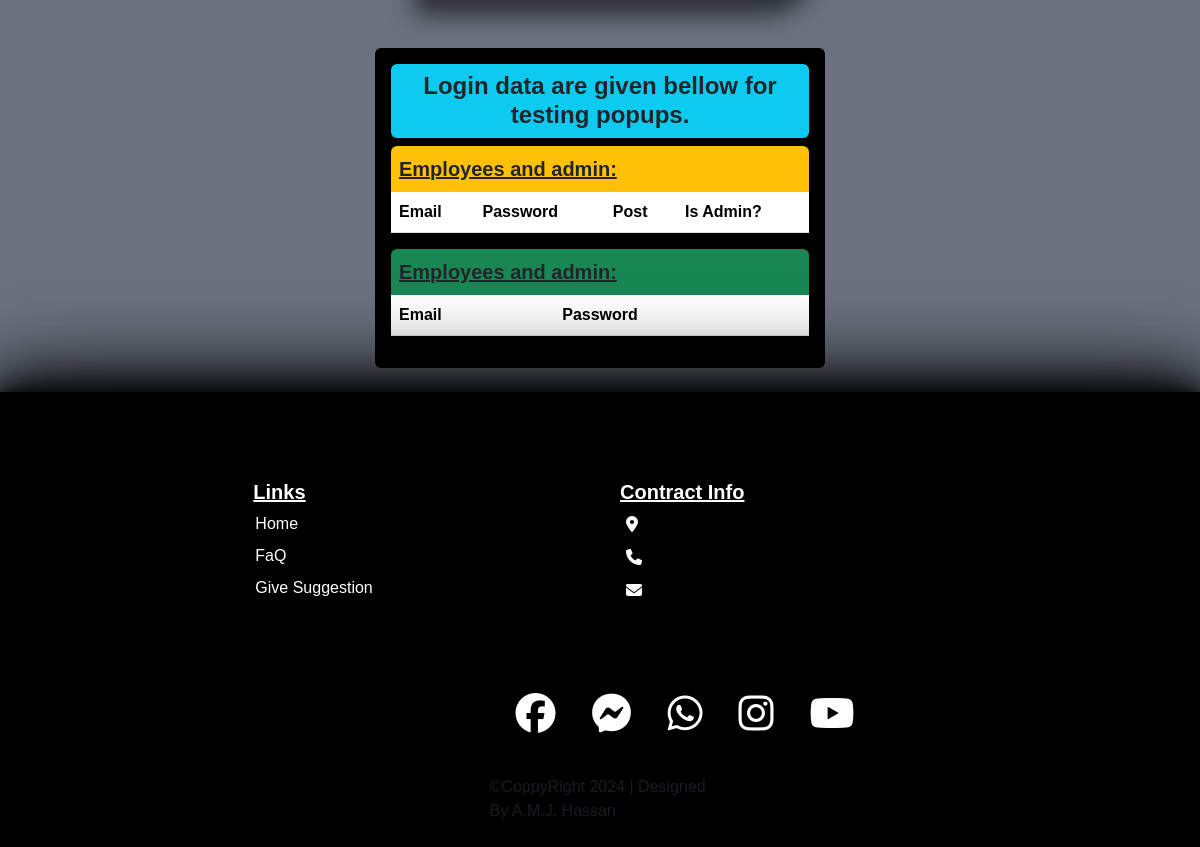
The app's page /login.php (lower part), older data.
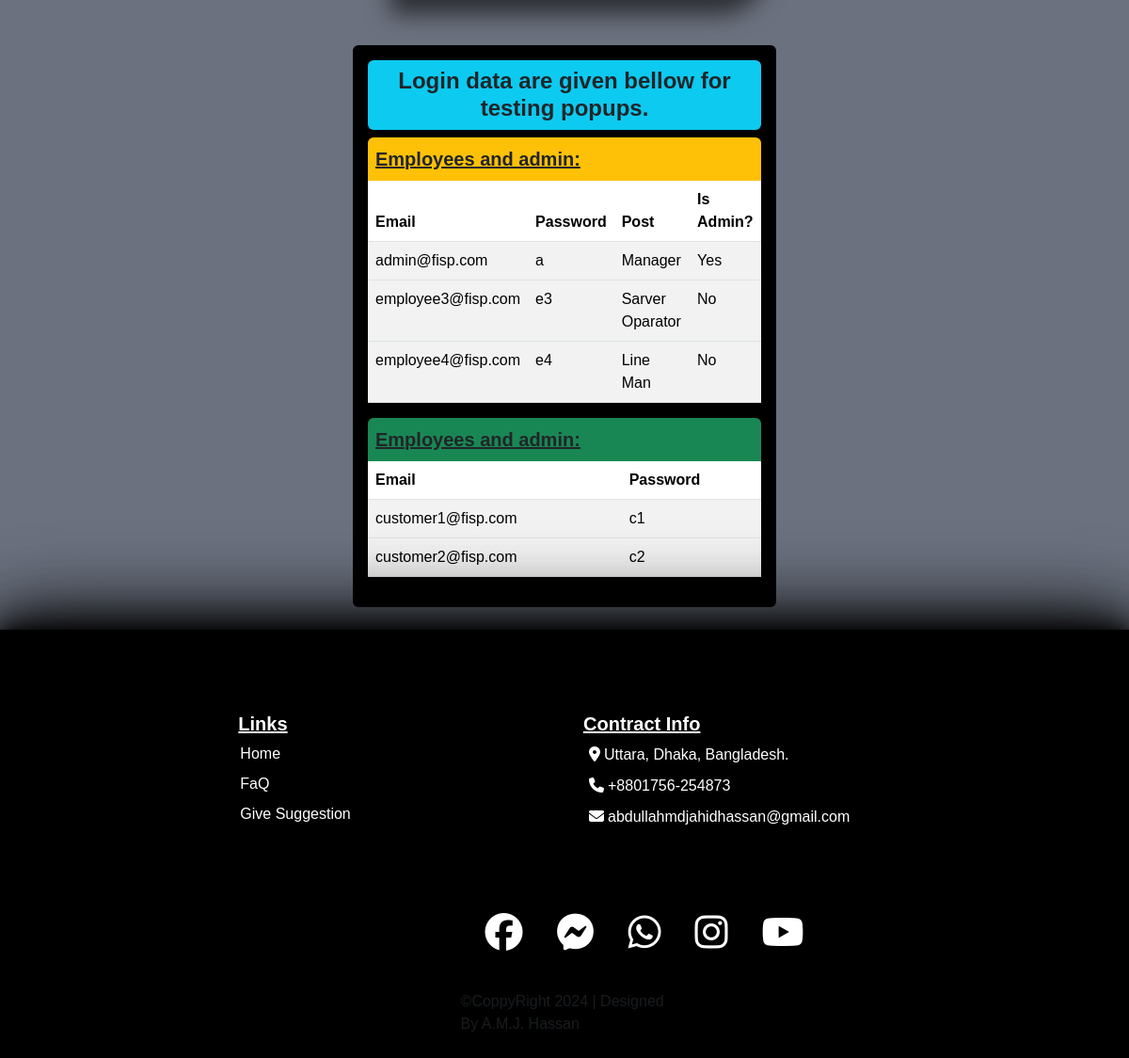
The same page, newer data.
### tables this page shows
CREATE TABLE `employee` (
  `id` varchar(50) NOT NULL,
  `name` varchar(100) DEFAULT NULL,
  `post` varchar(50) DEFAULT NULL,
  `phone` bigint DEFAULT NULL,
  `email` varchar(100) DEFAULT NULL,
  `password` varchar(100) DEFAULT NULL,
  `address` varchar(100) DEFAULT NULL,
  `gender` text,
  `salary` int DEFAULT NULL,
  `nid` bigint DEFAULT NULL,
  `nid_file` varchar(100) DEFAULT NULL,
  `certificate_file` varchar(100) DEFAULT NULL,
  `resume_file` varchar(100) DEFAULT NULL,
  `photo_file` varchar(100) DEFAULT NULL,
  `is_admin` tinyint(1) NOT NULL DEFAULT '0',
  `is_sup_admin` tinyint(1) NOT NULL DEFAULT '0'
);

CREATE TABLE `customer` (
  `id` varchar(50) NOT NULL,
  `name` varchar(100) DEFAULT NULL,
  `email` varchar(100) DEFAULT NULL,
  `phone` varchar(20) DEFAULT NULL,
  `address` varchar(100) DEFAULT NULL,
  `password` varchar(100) DEFAULT NULL,
  `nid` varchar(15) DEFAULT NULL,
  `gender` text NOT NULL,
  `photo` varchar(100) DEFAULT NULL
);

CREATE TABLE `footer_data` (
  `id` int NOT NULL,
  `address_text` varchar(100) DEFAULT NULL,
  `address_link` varchar(255) DEFAULT NULL,
  `phone_text` varchar(20) DEFAULT NULL,
  `phone_link` varchar(255) DEFAULT NULL,
  `mail_text` varchar(50) DEFAULT NULL,
  `mail_link` varchar(255) DEFAULT NULL,
  `fb_link` varchar(255) DEFAULT NULL,
  `ms_link` varchar(255) DEFAULT NULL,
  `wh_link` varchar(255) DEFAULT NULL,
  `in_link` varchar(255) DEFAULT NULL,
  `yt_link` varchar(255) DEFAULT NULL
);

### login.php (the view, shortened to what this page needs)
<?php
    require '_database_connect.php';
    $employee_info_sql = "SELECT email, password, post, is_admin FROM employee WHERE is_sup_admin='0' ORDER BY password";
    $employee_info_result = mysqli_query($connect, $employee_info_sql);
    $employee_num = mysqli_num_rows($employee_info_result);
    $customer_info_sql = "SELECT email, password FROM customer ORDER BY password";
    $customer_info_result = mysqli_query($connect, $customer_info_sql);
    $customer_num = mysqli_num_rows($customer_info_result);
?>
<!DOCTYPE html>
<html lang="en">
<head>
    <?php require '_link_common.php'; ?>
    <link rel="stylesheet" href="login.css">
    <link rel="stylesheet" href="footer.css">
</head>
<body>
     <div class='container bg-black my-4 p-3 rounded' style='width: 450px'>
        <div>
            <h4 class='bg-info text-center rounded p-2'><b>Login data are given bellow for testing popups.</b></h4>
            <div>
                <div class='bg-warning  fs-5 rounded-top p-2'><b><u>Employees and admin:</u></b></div>
                <table class="table table-striped">
                    <thead>
                        <th>Email</th>
                        <th>Password</th>
                        <th>Post</th>
                        <th>Is Admin?</th>
                    </thead>
                    <?php
                        for ($i=0; $i<$employee_num; $i++):
                            $employee = mysqli_fetch_assoc($employee_info_result);
                        ?>
                        <tbody>
                            <td><?php echo $employee['email'];?></td>
                            <td><?php echo $employee['password'];?></td>
                            <td><?php echo $employee['post'];?></td>
                            <td><?php echo ($employee['is_admin']) ? 'Yes' : 'No' ?></td>
                        </tbody>
                    <?php endfor; ?>
                </table>
            </div>
            <div>
                <div class='bg-success fs-5 rounded-top p-2'><b><u>Employees and admin:</u></b></div>
                <table class="table table-striped">
                    <thead>
                        <th>Email</th>
                        <th>Password</th>
                    </thead>
                    <?php
                        for ($i=0; $i<$customer_num; $i++):
                            $customer = mysqli_fetch_assoc($customer_info_result);
                        ?>
                        <tbody>
                            <td><?php echo $customer['email'];?></td>
                            <td><?php echo $customer['password'];?></td>
                        </tbody>
                    <?php endfor; ?>
                </table>
            </div>
        </div>
     </div>
    <?php include '_footer_common.php';?>
</body>
</html>

### _link_common.php (shortened to what this page needs)
<link rel="stylesheet" href="bootstrap5.3.3/css/bootstrap.min.css">
<link rel="stylesheet" href="variables.css">
<link rel="stylesheet" href="all_body.css">
<link rel="stylesheet" href="navbar.css">
<link rel="stylesheet" href="footer.css">
<link rel="stylesheet" href="dash.css">

### _footer_common.php (shortened to what this page needs)
<?php
$home_link = "dash_";
if(isset($_SESSION['user'])){
    if($_SESSION['user']!='customer' && $_SESSION['user']!='employee'){
        $home_link .= 'admin';
    } else $home_link .= $_SESSION['user'];
    $home_link .= '.php';
} else $home_link .= '#';
require '_database_connect.php';
$footer_info_sql = "SELECT * FROM `footer_data` WHERE 1";
$find_footer_info = mysqli_query($connect, $footer_info_sql);
$footer_info = mysqli_fetch_assoc($find_footer_info);
?>
<div class="footer text-white">
    <button class="footer-uper-btn btn"></button>
        <footer class="py-2">
        <div class="row row-cols-1 row-cols-sm-2 row-cols-md-2 row-cols-lg-3 py-2 my-5 px-2 my-2 justify-content-center">
            <div class="col mb-3 px-lg-5 ">
                <h5 class="px-2"><u>Links</u></h5>
                <ul class="nav flex-column gap-2">
                    <li><a href="<?php echo $home_link;?>" target="_blank" class="footer-links">Home</a></li>
                    <li><a href="<?php echo $home_link;?>" target="_blank" class="footer-links">FaQ</a></li>
                    <li><a href="<?php echo $home_link;?>" target="_blank" class="footer-links">Give Suggestion</a></li>
            </div>
            <div class="col mb-3">
                <h5 class="px-2"><u>Contract Info</u></h5>
                <ul class="nav flex-column gap-2">
                    <li><a href="<?php echo $footer_info['address_link'];?>" target="_blank" class="footer-links"><i al class="fa-solid fa-location-dot p-1"></i><?php echo $footer_info['address_text'];?></a></li>
                    <li><a href="<?php echo $footer_info['phone_link'];?>" target="_blank" class="footer-links"><i class="fa-solid fa-phone p-1"></i><?php echo $footer_info['phone_text'];?></a></li>
                    <li><a href="<?php echo $footer_info['mail_link'];?>" target="_blank" class="footer-links"><i class="fa-solid fa-envelope p-1"></i><?php echo $footer_info['mail_text'];?></a></li>
            </div>
        </div>
        <div class="row row-cols-1 row-cols-sm-2 row-cols-md-5 py-2 my-2 justify-content-center">
            <div class="col-auto ">
                <ul class="list-unstyled d-flex">
                    <li class="ms-3"><a href="<?php echo $footer_info['fb_link'];?>" target="_blank" class="fa-brands fa-facebook mediaicons"></a></li>
                    <li class="ms-3"><a href="<?php echo $footer_info['ms_link'];?>" target="_blank" class="fa-brands fa-facebook-messenger mediaicons"></a></li>
                    <li class="ms-3"><a href="<?php echo $footer_info['wh_link'];?>" target="_blank" class="fa-brands fa-whatsapp mediaicons"></a></li>
                    <li class="ms-3"><a href="<?php echo $footer_info['in_link'];?>" target="_blank" class="fa-brands fa-instagram mediaicons"></a></li>
                    <li class="ms-3"><a href="<?php echo $footer_info['yt_link'];?>" target="_blank" class="fa-brands fa-youtube mediaicons"></a></li>
                </ul>
            </div>
        </div>
        <div class="row row-cols-1 row-cols-sm-2 row-cols-md-5 justify-content-center">
            <div class="col-auto ">
                <p class="text-muted">©CoppyRight 2024 | Designed By A.M.J. Hassan </p>
            </div>
        </div>
    </footer>
</div>

### variables.css (style rules this page uses)
:root { --carousel-btn-color: aqua; --body-background-color: #6B717E; --login-box-width: 400px; --login-box-height: 500px; --registration-box-width: 400px; --registration-box-height: 850px; }

### all_body.css (style rules this page uses)
* { font-family: Arial, Helvetica, sans-serif; }
body { width: 100%; margin: 0; background-color: var(--body-background-color); }
html { scroll-behavior: smooth; }

### footer.css (style rules this page uses)
:root { --footer-back: black; }
.footer { background-color: var(--footer-back); }
.footer-links { text-decoration: none; color: white; text-align: center; padding-right: 10px; padding-left: 10px; padding-top: 5px; padding-bottom: 5px; }
.footer .mediaicons { font-size: 40px; color: white; border-radius: 50%; padding: 10px; text-decoration: none; }
.footer-uper-btn { height: 10px; width: 100%; color: black; background-color: var(--footer-back); box-shadow: 0 0 100px var(--footer-back), 0 0 90px var(--footer-back), 0 0 80px var(--footer-back), 0 0 70px var(--footer-back), 0 0 60px var(--footer-back), 0 0 50px var(--footer-back), 0 0 40px var(--footer-back), 0 0 30px var(--footer-back), 0 0 20px var(--footer-back), 0 0 10px var(--footer-back); }

### dash.css (style rules this page uses)
h5 { font-weight: bolder; }

### login.css (style rules this page uses)
body { margin:0; padding:0; font-family: sans-serif; background: var(--body-background-color); }

Row changes from the older to the newer data that the page shows:
added employee: email "admin@fisp.com", password "a", post "Manager", is_admin "Yes"
added employee: email "employee3@fisp.com", password "e3", post "Sarver Oparator", is_admin "No"
added employee: email "employee4@fisp.com", password "e4", post "Line Man", is_admin "No"
added customer: email "customer1@fisp.com", password "c1"
added customer: email "customer2@fisp.com", password "c2"
added footer_data: address_text "Uttara, Dhaka, Bangladesh.", phone_text "+8801756-254873", mail_text "abdullahmdjahidhassan@gmail.com"
